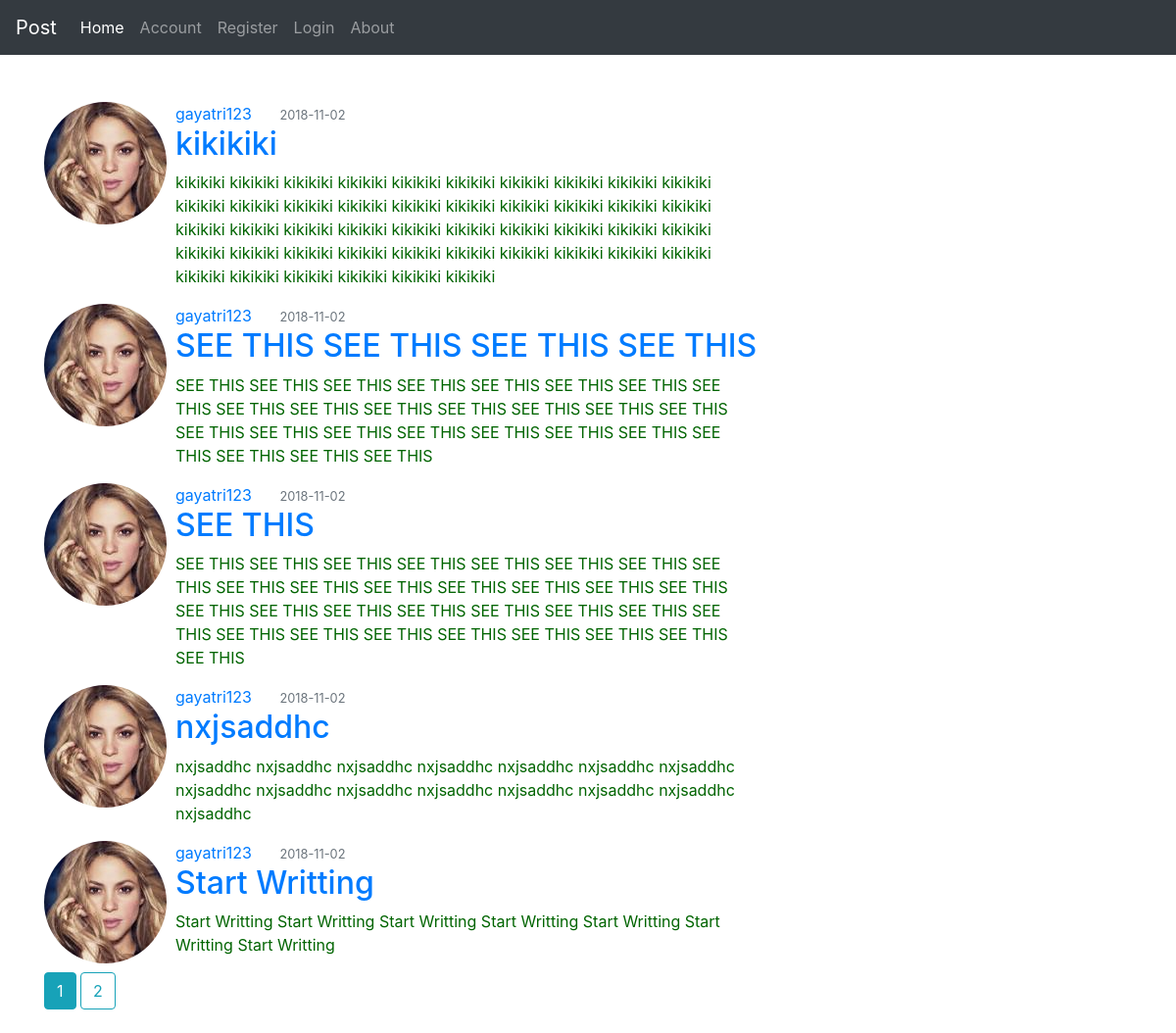
The page /home on the database its author committed.
### flaskblog/models.py (models this page shows, shortened)
class Post(db.Model):
    id = db.Column(db.Integer, primary_key=True)
    title = db.Column(db.String)
    date_posted = db.Column(db.DateTime, nullable=False, default=datetime.utcnow)
    content = db.Column(db.Text, nullable=False)
    user_id = db.Column(db.Integer, db.ForeignKey('user.id'), nullable=False)

class User(db.Model, UserMixin):
    id = db.Column(db.Integer, primary_key=True)
    username = db.Column(db.String, unique=True, nullable=False)
    email = db.Column(db.String, unique=True, nullable=False)
    image_file = db.Column(db.String, nullable=False, default='default.jpg')
    password = db.Column(db.String, unique=True, nullable=False)
    posts = db.relationship('Post', backref='author', lazy=True)

### flaskblog/routes.py (the view)
@app.route("/")
@app.route("/home")
def home():
    page=request.args.get('page',1,type=int)
    posts=Post.query.order_by(Post.date_posted.desc()).paginate(page=page,per_page=5)
    return render_template('home.html', posts=posts, title='Home Page')

### flaskblog/templates/home.html (shortened to what this page needs)
{% extends "layout.html" %}
{% block content %}
{% for post in posts.items %}
        <article class="media content-section">
          <img class="rounded-circle article-img" src="{{ url_for('static', filename='profile_pics/' + post.author.image_file) }}">&nbsp;&nbsp;
          <div class="media-body">
            <div class="article-metadata">
              <a class="mr-4" href="{{url_for('user_posts', username=post.author.username)}}">{{ post.author.username }}</a>
              <small class="text-muted">{{ post.date_posted.strftime('%Y-%m-%d') }}</small>
            </div>
            <h2><a class="article-title" href="{{ url_for('post', id=post.id) }}">{{ post.title }}</a></h2>
            <p class="article-content">{{ post.content }}</p>
          </div>
        </article>
    {% endfor %}
{% for page_num in posts.iter_pages(left_edge=1, right_edge=1, left_current=1, right_current=2) %}
    {% if page_num %}
        {% if posts.page == page_num %}
            <a class="btn btn-info mb-4" href="{{url_for('home', page=page_num)}}">{{page_num}}</a>
        {% else %}
        <a class="btn btn-outline-info mb-4" href="{{url_for('home', page=page_num)}}">{{page_num}}</a>
        {% endif %}
    {% endif %}
{% endfor %}
{% endblock %}

### flaskblog/templates/layout.html (shortened to what this page needs)
<!DOCTYPE html>
<html lang="en">
<head>
    <link rel="stylesheet" href="https://stackpath.bootstrapcdn.com/bootstrap/4.1.3/css/bootstrap.min.css">
    <link rel="stylesheet" href="{{ url_for('static',filename='main.css') }}">
</head>
<body>
<nav class="navbar navbar-expand-lg navbar-dark bg-dark">
  <a class="navbar-brand" href="{{url_for('home')}}">Post</a>
  <div class="collapse navbar-collapse" id="navbarNavAltMarkup">
    <div class="navbar-nav">
      <a class="nav-item nav-link active" href="{{url_for('home')}}">Home <span class="sr-only">(current)</span></a>
      <a class="nav-item nav-link" href="{{url_for('account')}}">Account</a>
        {% if not current_user.is_authenticated %}
      <a class="nav-item nav-link" href="{{url_for('register')}}">Register</a>
      <a class="nav-item nav-link" href="{{url_for('login')}}">Login</a>
        {% else %}
         <a class="nav-item nav-link" href="{{url_for('newpost')}}">Add New</a>
      <a class="nav-item nav-link" href="{{url_for('logout')}}">Log Out</a>
        {% endif %}
        <a class="nav-item nav-link" href="{{url_for('about')}}">About</a>
    </div>
  </div>
</nav>
    <div class="container">
        <div class="row">
            <div class="col-md-8">
                <br>
                <br>
                {% block content %}
                {% endblock %}
            </div>
        </div>
    </div>
</body>
</html>

### flaskblog/static/main.css (style rules this page uses)
body { color: darkgreen; }

### rows shown on the page
Post: image_file (picture), author.username "gayatri123", date_posted "2018-11-02", title "kikikiki", content "kikikiki kikikiki kikikiki kikikiki kikikiki kikikiki kikikiki kikikiki kikikiki kikikiki kikikiki kikikiki kikikiki kikikiki kikikiki kikikiki kikikiki kikikiki kikikiki kikikiki kikikiki kikikiki kikikiki kikikiki kikikiki kikikiki kikikiki kikikiki kikikiki kikikiki kikikiki kikikiki kikikiki kikikiki kikikiki kikikiki kikikiki kikikiki kikikiki kikikiki kikikiki kikikiki kikikiki kikikiki kikikiki kikikiki"
Post: image_file (picture), author.username "gayatri123", date_posted "2018-11-02", title "SEE THIS SEE THIS SEE THIS SEE THIS", content "SEE THIS SEE THIS SEE THIS SEE THIS SEE THIS SEE THIS SEE THIS SEE THIS SEE THIS SEE THIS SEE THIS SEE THIS SEE THIS SEE THIS SEE THIS SEE THIS SEE THIS SEE THIS SEE THIS SEE THIS SEE THIS SEE THIS SEE THIS SEE THIS SEE THIS SEE THIS"
Post: image_file (picture), author.username "gayatri123", date_posted "2018-11-02", title "SEE THIS", content "SEE THIS SEE THIS SEE THIS SEE THIS SEE THIS SEE THIS SEE THIS SEE THIS SEE THIS SEE THIS SEE THIS SEE THIS SEE THIS SEE THIS SEE THIS SEE THIS SEE THIS SEE THIS SEE THIS SEE THIS SEE THIS SEE THIS SEE THIS SEE THIS SEE THIS SEE THIS SEE THIS SEE THIS SEE THIS SEE THIS SEE THIS"
Post: image_file (picture), author.username "gayatri123", date_posted "2018-11-02", title "nxjsaddhc", content "nxjsaddhc nxjsaddhc nxjsaddhc nxjsaddhc nxjsaddhc nxjsaddhc nxjsaddhc nxjsaddhc nxjsaddhc nxjsaddhc nxjsaddhc nxjsaddhc nxjsaddhc nxjsaddhc nxjsaddhc"
Post: image_file (picture), author.username "gayatri123", date_posted "2018-11-02", title "Start Writting", content "Start Writting Start Writting Start Writting Start Writting Start Writting Start Writting Start Writting"

### other values the page prints
{{ page_num }} "1"
{{ page_num }} "2"
